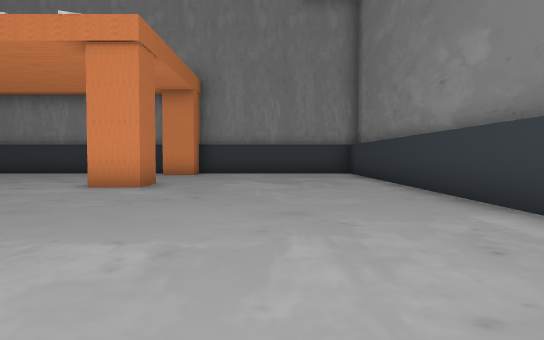
View 1 (above)

17 first-person views from a walk through a 3-D level made in the Unity game engine. The camera is 1.2 m above the floor, tilts 2° down and sees 70° across. The floor is counted in squares, 2 m on a side. Each view is taken from the middle of a square. On the plan, view 1 faces up. The plan holds only what a view shows up to about 11 squares ahead; the rest is blank. The place goes on beyond the plan. Some surface patterns are stand-ins.

View 2
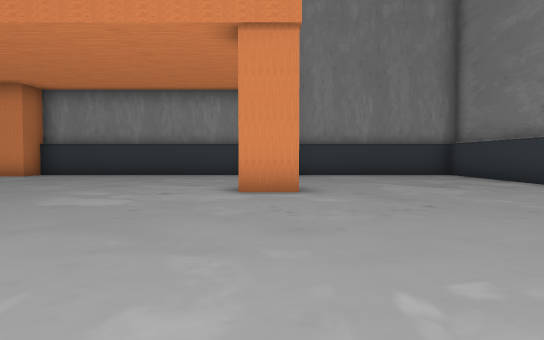

View 3
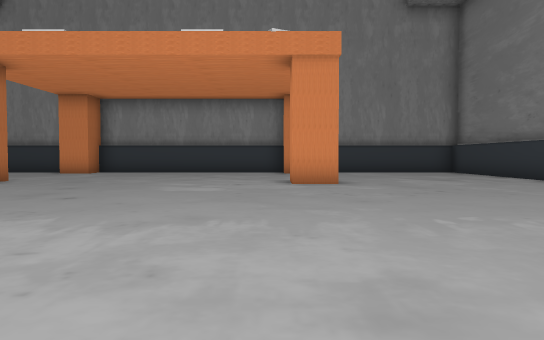

View 4
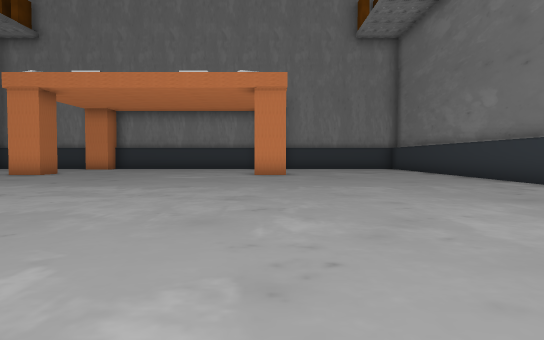

View 5
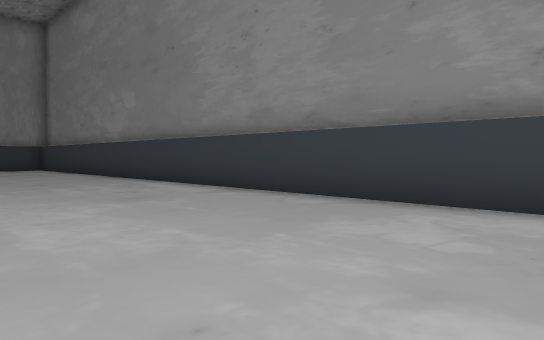

View 6
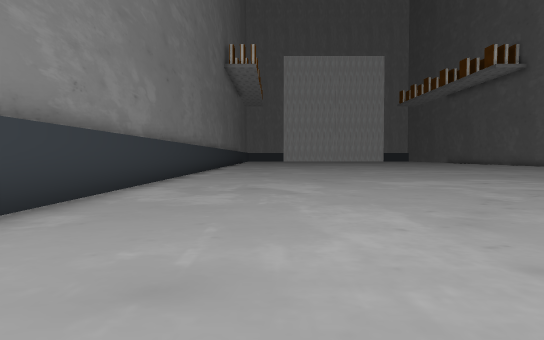

View 7
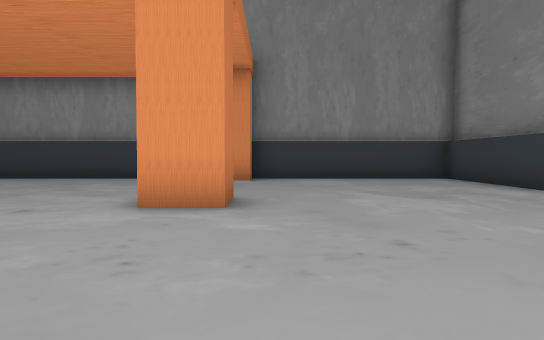

View 8
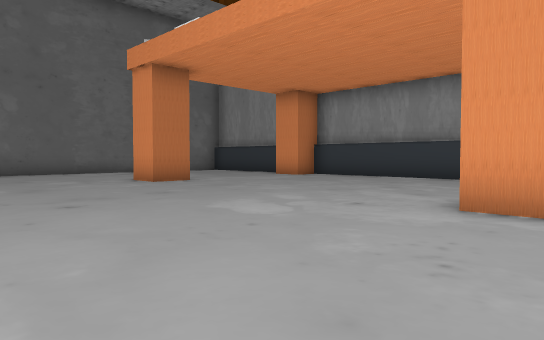

View 9
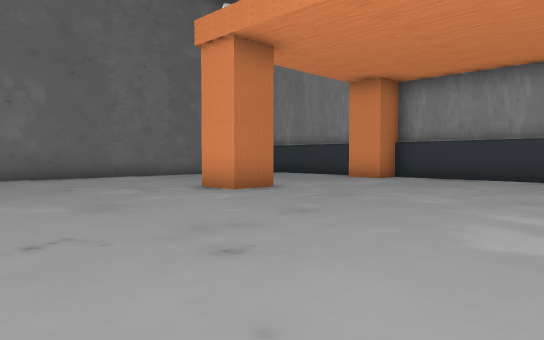

View 10
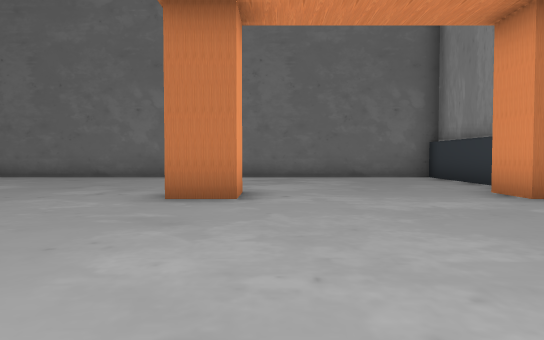

View 11
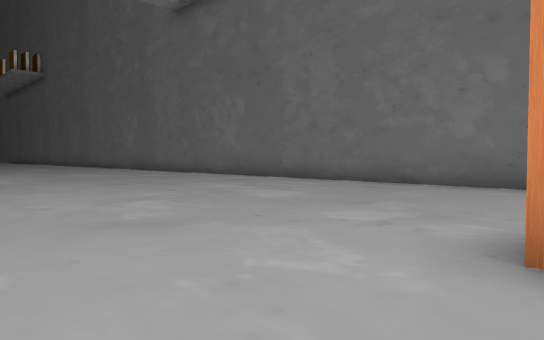

View 12
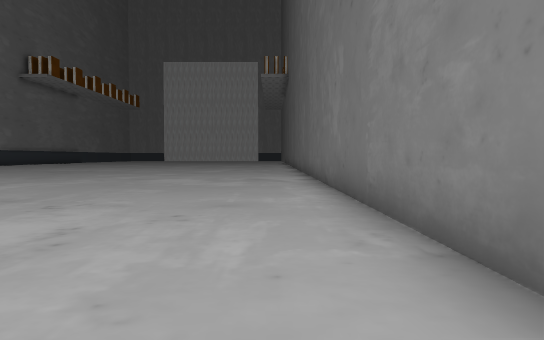

View 13
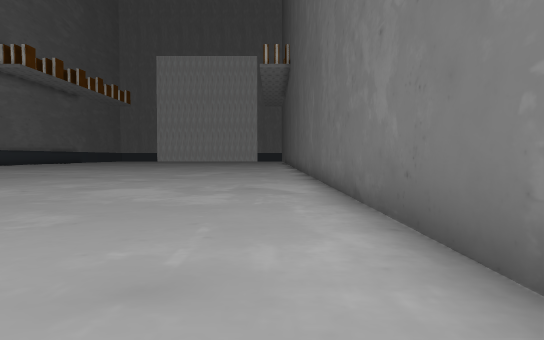

View 14
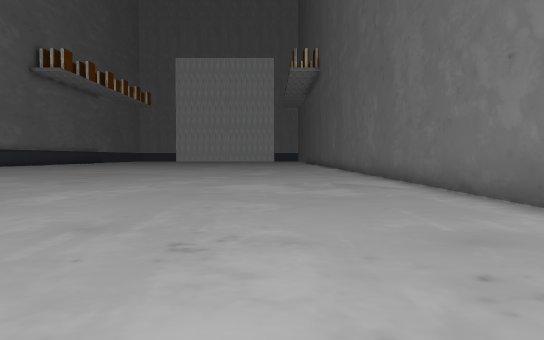

View 15
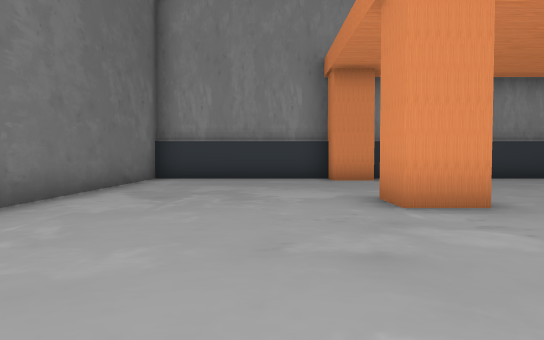

View 16
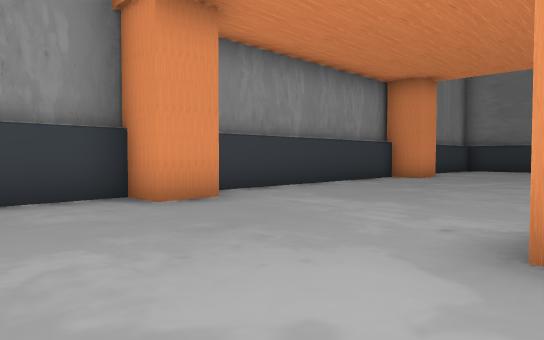

View 17
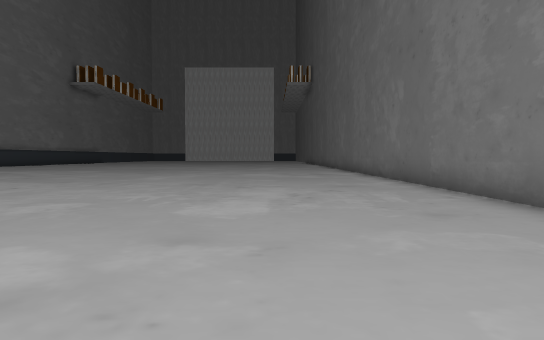

### Floor plan
Points are (right, up) in squares from view 1. A wall is a line through its corners. A room is listed if a view was taken in it or the views show most of it. See-through windows are left out.
Room 1 (views 1, 2, 3, 4, 5, 6, 7, 8, 9, 10, 11, 12, 13, 14, 15, 16, 17)
walls: (-10.5, 7.5) (-11.5, 7.5) (-11.5, 8.5) (-10.5, 8.5) (-10.5, 7.5); (-3.6, 7.9) (-3.6, 8.5); (-2.5, 8.5) (-2.5, 7.5) (-3.6, 7.5); (-10.5, 13.1) (-10.5, 12.7) (-11.5, 12.7) (-11.5, 13.5) (-16.2, 13.5) (-16.2, -9); (-3.9, 13.5) (-10.2, 13.5); (-2.5, 13.2) (-2.5, 12.7) (-3.6, 12.7) (-3.6, 13.1); (2.7, -9.1) (2.7, 13.5) (-2.6, 13.5)

Positions as (right, up) in squares from view 1, and headings:
1: (0, 0), facing up
2: (-3, 1), facing up
3: (-4, -1), facing up
4: (-3, -5), facing up
5: (-2, -5), facing up-right
6: (0, 2), facing down
7: (-2, 3), facing up
8: (-2, 3), facing up-left
9: (-5, 3), facing up-left
10: (-5, 9), facing left
11: (-8, 8), facing down-left
12: (-15, 5), facing down
13: (-15, 2), facing down
14: (-13, 3), facing down
15: (-13, 3), facing up
16: (-14, 8), facing up-right
17: (-13, 8), facing down
